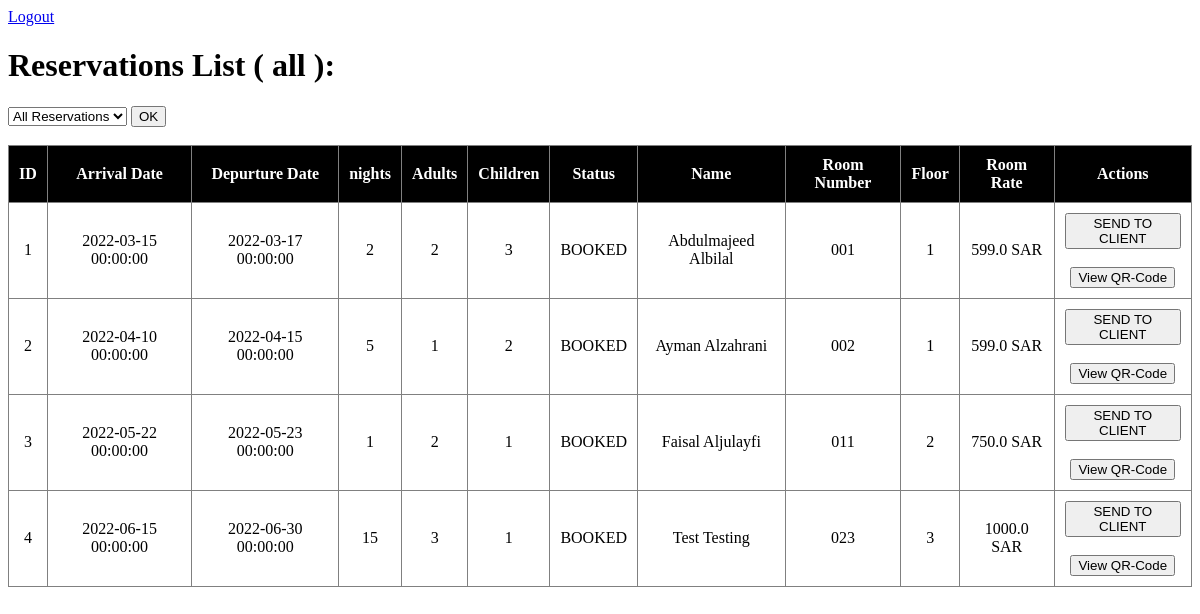
Screenshot of /admin/dashboard (signed in) with the database file from the repository.
### source/web/models.py (models this page shows, shortened)
class Reservation(Base):
    __tablename__ = "reservations"
    id = Column(Integer, primary_key=True, autoincrement=True)
    arrival_date = Column(DateTime)
    departure_date = Column(DateTime)
    adults = Column(Integer)
    children = Column(Integer)
    qrcode = Column(String)
    qrcode_img = Column(String)
    status = Column(Enum(ReservationStatus), default=ReservationStatus.BOOKED)
    _nights = Column("nights", Integer)
    @hybrid_property
    def nights(self):
        return self._nights
    room_id = Column(Integer, ForeignKey('rooms.id'))
    user_id = Column(Integer, ForeignKey('users.id'))
    def get_user_info(self):
        return db_session.query(User).filter(User.id == self.user_id).first()
    def get_room_info(self):
        return db_session.query(Room).filter(Room.id == self.room_id).first()
    def as_dict(self):
        dict_data = {c.name: getattr(self, c.name)
                     for c in self.__table__.columns}
        dict_data['user_info'] = self.get_user_info().as_dict()
        dict_data['room_info'] = self.get_room_info().as_dict()
        dict_data['status'] = str(dict_data['status']).split('.')[-1]
        return dict_data

class Profile(Base):
    __tablename__ = "profiles"
    id = Column(Integer, primary_key=True, autoincrement=True)
    first_name = Column(String)
    last_name = Column(String)
    email = Column(String)
    passport_id = Column(String)
    passport_img = Column(String)
    def as_dict(self):
        return {c.name: getattr(self, c.name) for c in self.__table__.columns}

class Room(Base):
    __tablename__ = "rooms"
    id = Column(Integer, primary_key=True, autoincrement=True)
    floor = Column(Integer)
    number = Column(String)
    rate = Column(Float)
    def as_dict(self):
        return {c.name: getattr(self, c.name) for c in self.__table__.columns}

### source/web/app.py (the view)
@app.route(ADMIN_DASHBOARD_URI)
def admin_dashboard():
    if(not session_user()):
        return redirect(ADMIN_LOGIN_URI)
    reservations = db.get_all_reservations()
    r_type = request.args.get('type', 'all')
    if(r_type == 'booked'):
        reservations = db.get_booked_reservations()
    elif(r_type == 'pending'):
        reservations = db.get_pending_reservations()
    elif(r_type == 'sent'):
        reservations = db.get_sent_reservations()
    elif(r_type == 'checked_in'):
        reservations = db.get_checked_in_reservations()
    elif(r_type == 'checked_out'):
        reservations = db.get_checked_out_reservations()
    reservations = [r.as_dict() for r in reservations]
    return render_template('admin/dashboard.html', reservations=reservations, r_type=r_type)

### source/web/app.py (called while the page is built)
def session_user():
    user_id = session.get('user', None)
    if(user_id):
        user = db.get_user_by_id(user_id)
        return user
    return False

### source/web/db_functions.py (called while the page is built)
def get_user_by_id(id):
    return db_session.query(User).filter(User.id == id).first()

def get_all_reservations():
    return db_session.query(Reservation).all()

### source/web/models.py (called while the page is built)
    def as_dict(self):
        dict_data = {c.name: getattr(self, c.name)
                     for c in self.__table__.columns if c.name not in ['login_token', 'password']}
        if(self.profile is not None):
            dict_data['profile'] = self.profile.as_dict()
        dict_data['role'] = str(dict_data['role']).split('.')[-1]
        return dict_data

### source/web/templates/admin/dashboard.html (shortened to what this page needs)
{% extends 'admin/base.html' %}
{% block body %}
<div>
    <nav>
        <a href="/logout">Logout</a>
    </nav>
    <div class="container">
        <h1>Reservations List ( {{r_type}} ): </h1>
        <form action="">
            <select name="type">
                <option value="all" {% if r_type == 'all' %} selected {% endif %}> All Reservations </option>
            </select>
            <button>OK</button>
            <br />
            <br />
        </form>
        {% if reservations|length == 0: %}
        <p>No reservations </p>
        {% else: %}
        <table border="1">
            <thead>
                <th>ID</th>
                <th>Arrival Date</th>
                <th>Depurture Date</th>
                <th>nights</th>
                <th>Adults</th>
                <th>Children</th>
                <th>Status</th>
                <th>Name</th>
                <th>Room Number</th>
                <th>Floor</th>
                <th>Room Rate</th>
                <th>Actions</th>
            </thead>
            <tbody>
                {% for r in reservations %}
                <tr>
                    <td>{{r.id}}</td>
                    <td>{{r.arrival_date}}</td>
                    <td>{{r.departure_date}}</td>
                    <td>{{r.nights}}</td>
                    <td>{{r.adults}}</td>
                    <td>{{r.children}}</td>
                    <td>{{r.status}}</td>
                    <td>{{r.user_info.profile.first_name + " " + r.user_info.profile.last_name}}</td>
                    <td>{{r.room_info.number}}</td>
                    <td>{{r.room_info.floor}}</td>
                    <td>{{r.room_info.rate}} SAR</td>
                    <td>
                        {% if r.status == 'BOOKED' %}
                        <form action="{{url_for('send_to_client')}}" method="post">
                            <button>SEND TO CLIENT</button>
                        </form>
                        {% endif %}
                        <br />
                        <button class='qr-show' data-qr-code="{{r.qrcode}}" data-qr-img="{{r.qrcode_img}}">View
                            QR-Code</button>
                    </td>
                </tr>
                {% endfor %}
            </tbody>
        </table>
        {% endif %}
    </div>
</div>
{% endblock %}

### source/web/templates/admin/base.html (shortened to what this page needs)
<!DOCTYPE html>
<html lang="en">
<head>
</head>
<body>
    {% block body %} {% endblock %}
</body>
</html>

### source/web/templates/admin/base.html (style rules this page uses)
table { border-collapse: collapse; }
th, td { padding: 10px; text-align: center; }
th { background-color: black; color: white }

### rows the page displays
Reservation: id "1", arrival_date "2022-03-15 00:00:00", departure_date "2022-03-17 00:00:00", nights "2", adults "2", children "3", status "BOOKED", user_info.profile "Abdulmajeed Albilal", room_info.number "001", room_info.floor "1", room_info.rate "599.0"
Reservation: id "2", arrival_date "2022-04-10 00:00:00", departure_date "2022-04-15 00:00:00", nights "5", adults "1", children "2", status "BOOKED", user_info.profile "Ayman Alzahrani", room_info.number "002", room_info.floor "1", room_info.rate "599.0"
Reservation: id "3", arrival_date "2022-05-22 00:00:00", departure_date "2022-05-23 00:00:00", nights "1", adults "2", children "1", status "BOOKED", user_info.profile "Faisal Aljulayfi", room_info.number "011", room_info.floor "2", room_info.rate "750.0"
Reservation: id "4", arrival_date "2022-06-15 00:00:00", departure_date "2022-06-30 00:00:00", nights "15", adults "3", children "1", status "BOOKED", user_info.profile "Test Testing", room_info.number "023", room_info.floor "3", room_info.rate "1000.0"

### other values shown
{{ r_type }} "all"
